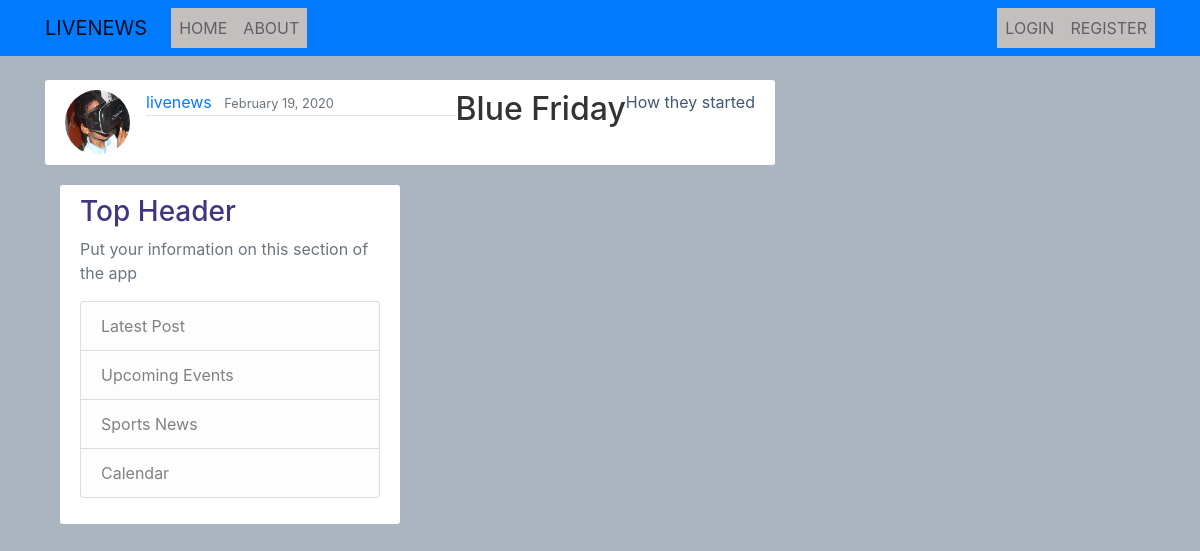
/user/livenews, run on an earlier commit of the app's database.
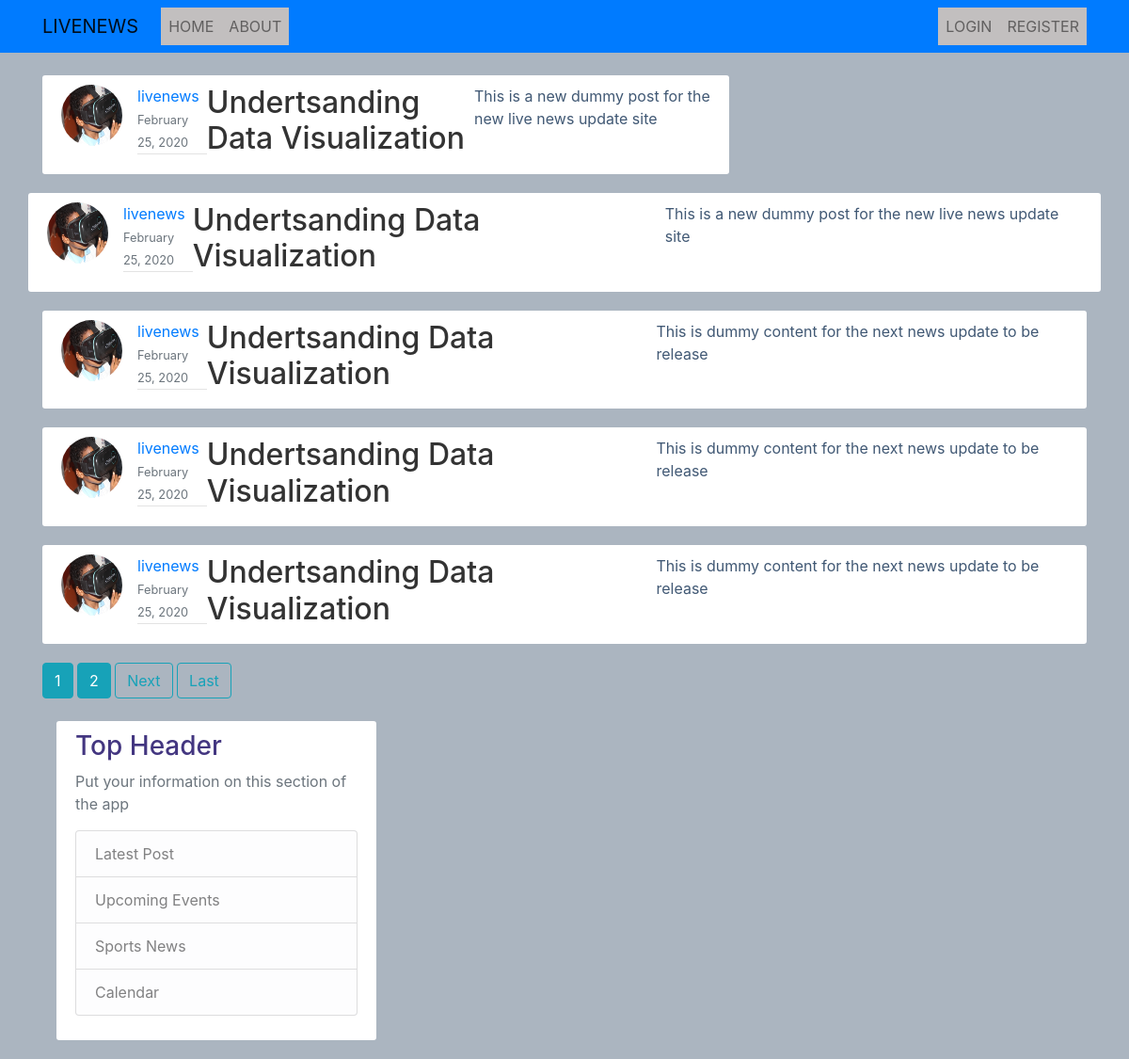
And on a later commit of the database.
### livenews/models.py (models this page shows, shortened)
class Post(models.Model):
    title = models.CharField(max_length=100)
    content = models.TextField()
    date_posted = models.DateTimeField(default=timezone.now)
    author = models.ForeignKey(User, on_delete=models.CASCADE)

### registration/models.py (models this page shows, shortened)
class Profile(models.Model):
    user = models.OneToOneField(User, on_delete=models.CASCADE)
    image = models.ImageField(default='default.jpg', upload_to='profile_pics')

### livenews/views.py (the view)
# urls.py: path('user/<str:username>', PostNewsListView.as_view(), name='user-news'),
class PostNewsListView(ListView):
    model = Post
    template_name = 'livenews/user_news.html' #<app name>--<model name>---<viewtype>.html
    context_object_name = 'posts'
    paginate_by = 5
    def get_queryset(self):
        user = get_object_or_404(User, username=self.kwargs.get('username'))
        return Post.objects.filter(author=user).order_by('-date_posted')

### livenews/templates/livenews/user_news.html (shortened to what this page needs)
{% extends "livenews/base.html" %}
    {% block content %}
        {% for post in posts %}
            <article class="media content-section">
                <img class="rounded-circle article-img" src="{{post.author.profile.image}}">
                <div class="media-body">
                    <div class="article-metadata">
                        <a class="mr-2" href="{% url 'user-news' post.author.username%}">{{post.author}}</a>
                        <small class="text-muted">{{post.date_posted | date:"F d, Y"}}</small>
                    </div>
                </div>
                    <h2><a class="article-title" href="{% url 'post-detail' post.id%}">{{post.title}}</a></h2>
                    <p class="article-content">{{post.content }}</p>
                </div>
            </article>
        {% endfor%}
            {% if is_paginated %}
            {% for num in page_obj.paginator.page_range %}
                {% if page_obj.number == num %}
                    <a class="btn btn-info mb-4" href="?page={{num }}">{{num }}</a>
                {% elif num > page_obj.number|add:'-3' and num < page_obj.number|add:'3'%}
                <a class="btn btn-info mb-4" href="?page={{num }}">{{num }}</a>
                {% endif %}
            {% endfor %}
            {% if page_obj.has_next %}
                <a class="btn btn-outline-info mb-4" href="?page={{page_obj.next_page_number}}">Next</a>
                <a class="btn btn-outline-info mb-4" href="?page{{page_obj.paginator.num_pages}}">Last</a>
            {% endif %}
            {% endif %}
    {% endblock %}

What changed in the data, as far as the page shows it:
no longer on this page (row unchanged): Post: author.profile.image (picture), author "livenews", date_posted "February 19, 2020", title "Blue Friday", content "How they started"
added Post: author.profile.image (picture), author "livenews", date_posted "February 25, 2020", title "Undertsanding Data Visualization", content "This is a new dummy post for the new live news update site"
added Post: author.profile.image (picture), author "livenews", date_posted "February 25, 2020", title "Undertsanding Data Visualization", content "This is a new dummy post for the new live news update site"
added Post: author.profile.image (picture), author "livenews", date_posted "February 25, 2020", title "Undertsanding Data Visualization", content "This is dummy content for the next news update to be release"
added Post: author.profile.image (picture), author "livenews", date_posted "February 25, 2020", title "Undertsanding Data Visualization", content "This is dummy content for the next news update to be release"
added Post: author.profile.image (picture), author "livenews", date_posted "February 25, 2020", title "Undertsanding Data Visualization", content "This is dummy content for the next news update to be release"
Also different on the page:
new list line: "1"
new list line: "2"
text now shown: "Next Last"
